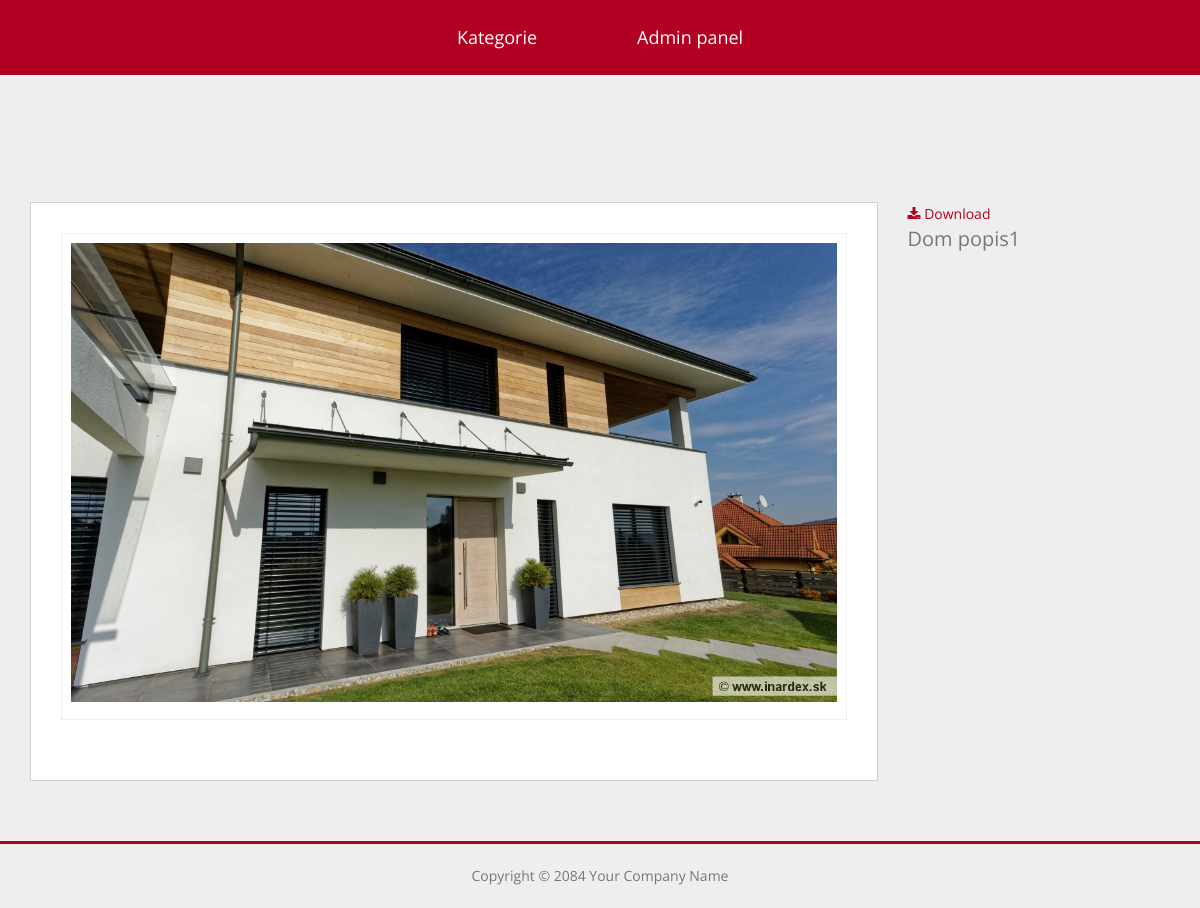
The page /portalove_projekt/obrazok.php?id=4 on the database its author committed.
### tables this page shows
CREATE TABLE `menu` (
  `id` int(11) NOT NULL,
  `nazov` varchar(255) NOT NULL,
  `page` varchar(100) NOT NULL,
  `subor` varchar(100) NOT NULL
);

CREATE TABLE `obrazky` (
  `id` int(11) NOT NULL,
  `popis` varchar(255) NOT NULL,
  `url` varchar(255) NOT NULL,
  `created_at` datetime NOT NULL,
  `updated_at` datetime NOT NULL
);

### portalove_projekt/db.php (called while the page is built, shortened)
<?php
class DB
{
    private $connection;
    public function __construct($host, $dbname, $username, $password)
    {
        $this->host = $host;
        $this->dbname = $dbname;
        $this->username = $username;
        $this->password = $password;
        try {
            $this->connection = new \PDO('mysql:host='.$this->host.';dbname='.$this->dbname, $this->username, $this->password);
        } catch (\PDOException $e) {
            print "Error!: " . $e->getMessage() . "<br/>";
            die();
        }
    }
  public function getMenu(){
        $menuItems = [];
        $sql = "SELECT * FROM menu";
        $query = $this->connection->query($sql);
        while ($row = $query->fetch()) {
            $menuItems[] = [
                'id' => $row['id'],
                'page' => $row['page'],
                'nazov' => $row['nazov'],
                'subor' => $row['subor']
            ];
        }
        return $menuItems;
    }
    public function getImage($img_id){
            $obrazky = [];
        $sql = "SELECT * FROM obrazky WHERE id = $img_id";
        $query = $this->connection->query($sql);
        while ($row = $query->fetch()) {
            $obrazky[] = [
                'popis' => $row['popis'],
                'url' => $row['url'],
                'created_at' => $row['created_at'],
                'updated_at' => $row["updated_at"]
            ];
        }
        return $obrazky;
    }
}

### portalove_projekt/obrazok.php (the view, shortened to what this page needs)
<?php
$db = $GLOBALS['db'];
$id = $_GET["id"];
$menuItems = $db->getMenu();
$obrazok = $db->getImage($id);
?>
<!DOCTYPE html>
 <html class="no-js" lang="en">
<head>
    <link rel="stylesheet" href="css/bootstrap.min.css">
    <link rel="stylesheet" href="css/animate.css">
    <link rel="stylesheet" href="css/font-awesome.min.css">
	<link rel="stylesheet" href="css/templatemo_misc.css">
	<link rel="stylesheet" href="css/templatemo_style.css">
</head>
<body>
	<div class="site-header">
		<div class="main-navigation">
			<div class="container">
				<div class="row">
					<div class="col-md-12 main_menu">
						<ul>
								<?php
 							foreach ($menuItems as $menuItems) {
 								echo '<li><a  href=" '.$menuItems["subor"].' ">'.$menuItems["nazov"].'</a></li>';
 							}
							?>
				</ul>
					</div>
				</div>
			</div>
		</div>
		<div class="container">
			<div class="row">
				<div class="col-md-12 text-center">
				</div>
			</div>
		</div>
	</div>
	<div id="menu-container">
<div class="content homepage" id="menu-1">
			<div class="container">
				<div class="row">
<?php
 							foreach ($obrazok as $obrazok) {
 								?>
					<div class="col-md-9 col-sm-10">
						<div class="about-us-content">
                                <div class="gallery-item">
								<img src="images/gallery/<?php echo $obrazok["url"];?>" alt="image 1">
						</div>
						</div>
					</div>
					<div class="col-md-3 col-sm-2">
						<div id="icons-about">
							<ul class="tabs">
								<li>
									<a href=""  onclick="window.open('images/gallery/<?php echo $obrazok["url"];?>') class="icon-item">
										<i class="fa fa-download "></i>
										<span>Download</span>
									</a>
									<p style="font-size:20px;"> <?php echo $obrazok["popis"]; ?></p>
								</li>
							</ul>
						</div>
					</div>
<?php  } ?>
				</div>
			</div>
		</div>
	</div>
	<div id="templatemo_footer">
		<div class="container">
			<div class="row">
				<div class="col-md-12 text-center">
					<p>Copyright &copy; 2084 Your Company Name</p>
				</div>
			</div>
		</div>
	</div>
</body>
</html>

### portalove_projekt/css/templatemo_style.css (style rules this page uses)
.site-header .main-navigation ul, .services #icons ul, .about #icons-about ul { padding: 0; margin: 0; list-style: none; }
html, body, div, span, applet, object, iframe, h1, h2, h3, h4, h5, h6, p, blockquote, pre, a, abbr, acronym, address, big, cite, code, del, dfn, em, img, ins, kbd, q, s, samp, small, strike, strong, sub, sup, tt, var, b, u, i, center, dl, dt, dd, ol, ul, li, fieldset, form, label, legend, table, caption, tbody, tfoot, thead, tr, th, td, article, aside, canvas, details, embed, figure, figcaption, footer, header, hgroup, menu, nav, output, ruby, section, summary, time, mark, audio, video { margin: 0; padding: 0; border: 0; font-size: 100%; font: inherit; vertical-align: baseline; }
body { line-height: 1; }
ol, ul { list-style: none; }
*, *:before, *:after { -moz-box-sizing: border-box; -webkit-box-sizing: border-box; box-sizing: border-box; }
body { background-color: #eeeeee; font-family: 'Open Sans', Arial, sans-serif; color: #777777; font-size: 14px; line-height: 1.75em; }
a { color: #b10021; }
a:active, a:visited, a:link { outline: 0; border: 0; text-decoration: none; }
.content { display: none; margin-top: 60px; }
.inner-content, .widget-content, .about-us-content { background-color: white; padding: 30px; border: 1px solid #cfcfcf; }
.homepage { display: block; }
.site-header .main-navigation { display: block; background-color: #b10021; text-align: center; padding: 15px 0; }
.site-header .main-navigation ul li { display: inline-block; margin-right: 60px; }
.site-header .main-navigation ul li:last-child { margin-right: 0px !important; }
.site-header .main-navigation ul li a { padding: 10px 20px; display: inline-block; color: white; font-size: 18px; }
.gallery-item { background-color: white; padding: 10px; -webkit-box-shadow: inset 0 0 1px #666; -moz-box-shadow: inset 0 0 1px #666; box-shadow: inset 0 0 1px #666; margin-bottom: 30px; position: relative; overflow: hidden; }
.gallery-item img { width: 100%; }
#templatemo_footer { margin-top: 60px; border-top: 3px solid #b10021; padding: 20px 0; position: relative; }

### rows shown on the page
menu: nazov "Kategorie"
menu: nazov "Admin panel"
obrazky: url (picture), popis "Dom popis1"
